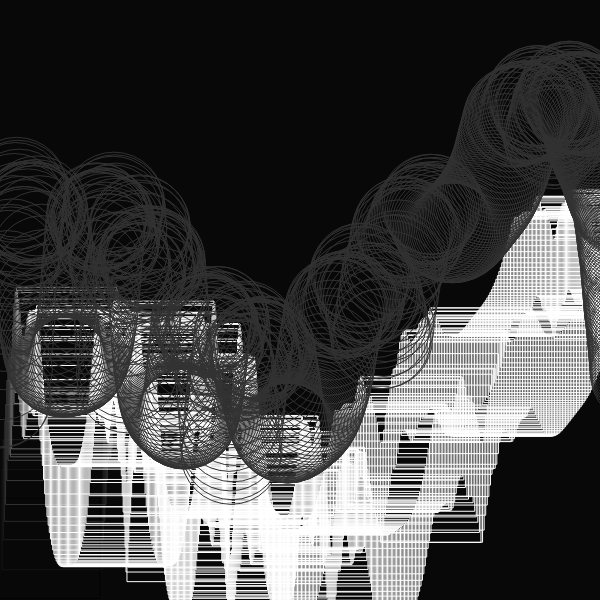
Frame 1 (no input)
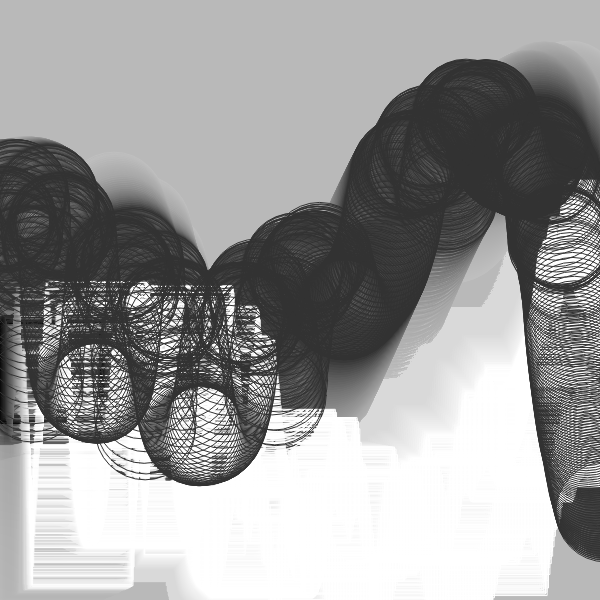
Frame 60 (no input)
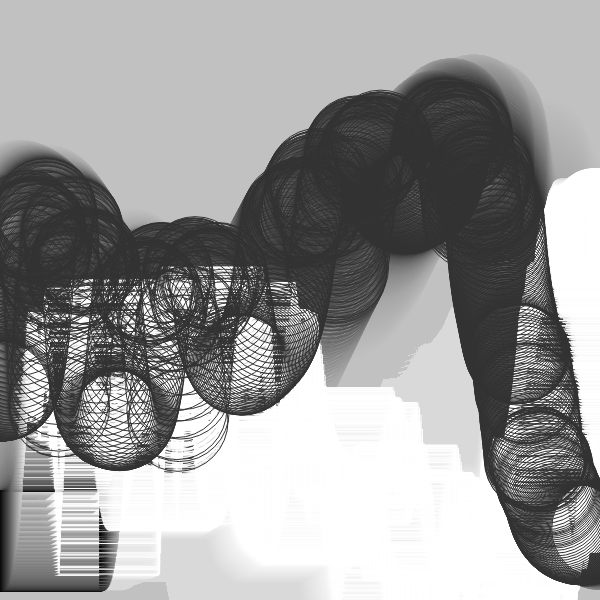
Frame 120 (the mouse pressed at the canvas centre since frame 60)

The p5.js sketch that drew these frames (run headless with seeded random() and noise() and a simulated clock; from frame 60 on, the mouse is pressed at the canvas centre):

// p5.js sketch
// ── sketch.js
/*
ref.
A trick to get looping curves with lerp and delay
https://necessarydisorder.wordpress.com/2018/03/31/a-trick-to-get-looping-curves-with-lerp-and-delay/
*/


const CYCLE = 480;
const VERT_NUM = 3000;
let DELAY_FACTOR = 1.3;


function setup() {

    const s = min(windowWidth , windowHeight);
  createCanvas(s,s); 
  w = 600;
  var canvas;
    if(windowWidth>=600 && windowHeight >=600){
      canvas = createCanvas(600, 600);
    }
    else{
      canvas = createCanvas(windowWidth, windowHeight - 100);
    }

  var x = (windowWidth - width) / 2;
  var y = (windowHeight - height) / 2;

  canvas.position(x, y);
  background(0);
  noStroke();



}

function x1(t){
  return  (cos(TAU * t) - 1) * height * 0.0;
}
function y1(t){
  return 0.5 * width + width * (noise(sin(TAU * t) * 2) - 0.5);
}
 
function x2(t){
  return (cos(TAU * t) + 1) * width * 0.1 + width;
}
function y2(t){
  return 0.5 * width - 0.4 * width * cos(TAU * t);
  
}
 

function draw(){
  
  const frameRatio = frameCount % CYCLE / CYCLE;
  
  const w = 50;
  strokeJoin(ROUND);
  noFill();
  background(200, 10);


  strokeWeight(1);


  
  for(let i=0;i< VERT_NUM; i+=5){
    stroke(i*2);

    const vertRatio = (i / VERT_NUM) % 1;
    let x = lerp(x1(frameRatio - DELAY_FACTOR * vertRatio*10), x2(frameRatio - DELAY_FACTOR * (20 - vertRatio)), vertRatio);
    let y = lerp(y1(frameRatio - DELAY_FACTOR * vertRatio * 2), y2(frameRatio - DELAY_FACTOR * ( vertRatio)), vertRatio);
    rect(x, y + 100, 100, 100);

  }


  // beginShape();
  strokeWeight(1);
    stroke(50);

  
  for(let i=0;i< VERT_NUM; i+=5){
    const vertRatio = (i / VERT_NUM) % 1;
    let x = lerp(x1(frameRatio - DELAY_FACTOR * vertRatio), x2(frameRatio - DELAY_FACTOR * (20 - vertRatio)), vertRatio);
    let y = lerp(y1(frameRatio - DELAY_FACTOR * vertRatio*2), y2(frameRatio - DELAY_FACTOR * (10 - vertRatio)), vertRatio);
    ellipse(x, y, 100, 100);

  }
  // endShape();

}


function createCols(_url) {
  let slash_index = _url.lastIndexOf('/');
  let pallate_str = _url.slice(slash_index + 1);
  let arr = pallate_str.split('-');
  for (let i = 0; i < arr.length; i++) {
    arr[i] = '#' + arr[i];
  }
  return arr;
}
